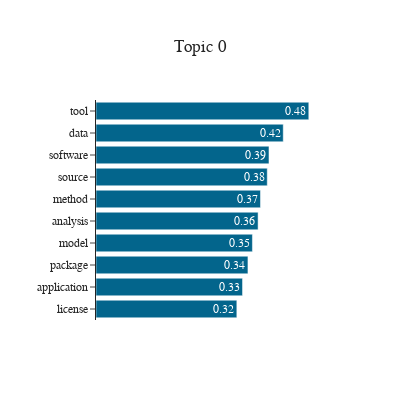

Notebook cell for this chart:
### Code cell
feature_names = tfidf_vectorizer.get_feature_names()

plot_top_words(nmf_tm, feature_names, 10)

### Figure 1 — Plotly figure (JSON) as saved in the notebook; plotly's stock layout.template omitted (floating-point values rounded to 4 significant figures)
{"data": [{"alignmentgroup": "True", "hovertemplate": "x=%{x}<br>y=%{y}<br>text=%{text}<extra></extra>", "legendgroup": "", "marker": {"color": "#03658C", "pattern": {"shape": ""}}, "name": "", "offsetgroup": "", "orientation": "h", "showlegend": false, "text": [0.48, 0.42, 0.39, 0.38, 0.37, 0.36, 0.35, 0.34, 0.33, 0.32], "textposition": "auto", "type": "bar", "x": [0.4778, 0.4204, 0.3884, 0.3845, 0.3693, 0.3639, 0.3512, 0.3411, 0.329, 0.3162], "xaxis": "x", "y": ["tool", "data", "software", "source", "method", "analysis", "model", "package", "application", "license"], "yaxis": "y"}], "layout": {"barmode": "relative", "font": {"family": "Times New Roman"}, "height": 400, "legend": {"tracegroupgap": 0}, "showlegend": false, "title": {"text": "Topic 0", "x": 0.5, "xanchor": "center", "y": 0.9, "yanchor": "top"}, "width": 400, "xaxis": {"anchor": "y", "domain": [0, 1], "title": {"text": ""}, "visible": false}, "yaxis": {"anchor": "x", "categoryorder": "max ascending", "domain": [0, 1], "title": {"text": ""}}}}
